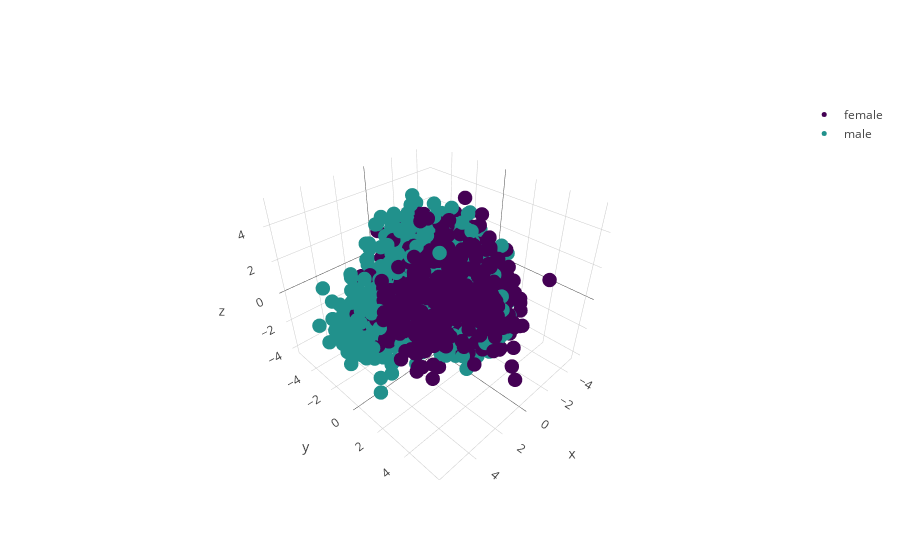

The code cell stored with this chart in its notebook:
### Code cell
# by gender
traces_for_plot_unique_sex = []
for key, value in sex_num.items():
    df = doc_vec_unique_id_df[doc_vec_unique_id_df['sex'] == value]
    traces_for_plot_unique_sex.append(df)

traces_unique_gender = []
for trace in traces_for_plot_unique_sex:
    trace1 = go.Scatter3d(
    x = trace['x'],
    y = trace['y'],
    z = trace['z'],
    mode='markers',
    name = genders[trace['sex'].values[0]],
    marker=dict(
        size=5,
        color= 'rgba' + str(cmap_sex[(trace['sex'].values[0])]),
    )
    )
    traces_unique_gender.append(trace1)

layout = go.Layout(showlegend=True)
# # Make a figure object
fig = go.Figure(data= traces_unique_gender, layout = layout)

# Send to Plotly and show in notebook
iplot(fig, filename='test1')

### Figure 1 — Plotly figure (JSON) as saved in the notebook; plotly's stock layout.template omitted (floating-point values rounded to 4 significant figures; data arrays with more than 128 entries replaced by an {"elided": "..."} marker saying what was removed)
{"data": [{"marker": {"color": "rgba(0.267004, 0.004874, 0.329415, 1.0)", "size": 5}, "mode": "markers", "name": "female", "type": "scatter3d", "uid": "4c90520a-bac2-11e8-81f8-6c40088edaf6", "x": {"elided": "1225 float values"}, "y": {"elided": "1225 float values"}, "z": {"elided": "1225 float values"}}, {"marker": {"color": "rgba(0.127568, 0.566949, 0.550556, 1.0)", "size": 5}, "mode": "markers", "name": "male", "type": "scatter3d", "uid": "4c9058e8-bac2-11e8-b255-6c40088edaf6", "x": {"elided": "1225 float values"}, "y": {"elided": "1225 float values"}, "z": {"elided": "1225 float values"}}], "layout": {"showlegend": true}}
